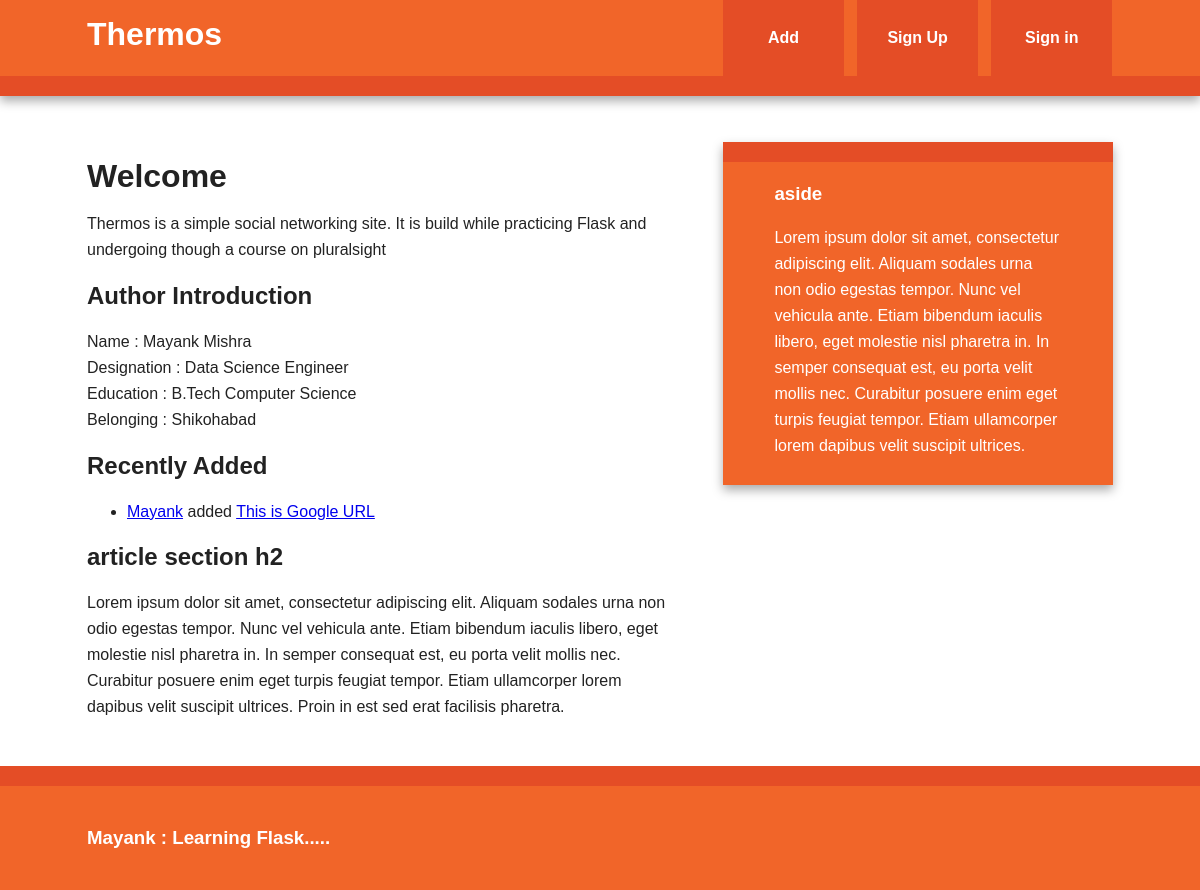
The page /index on the database as committed earlier.
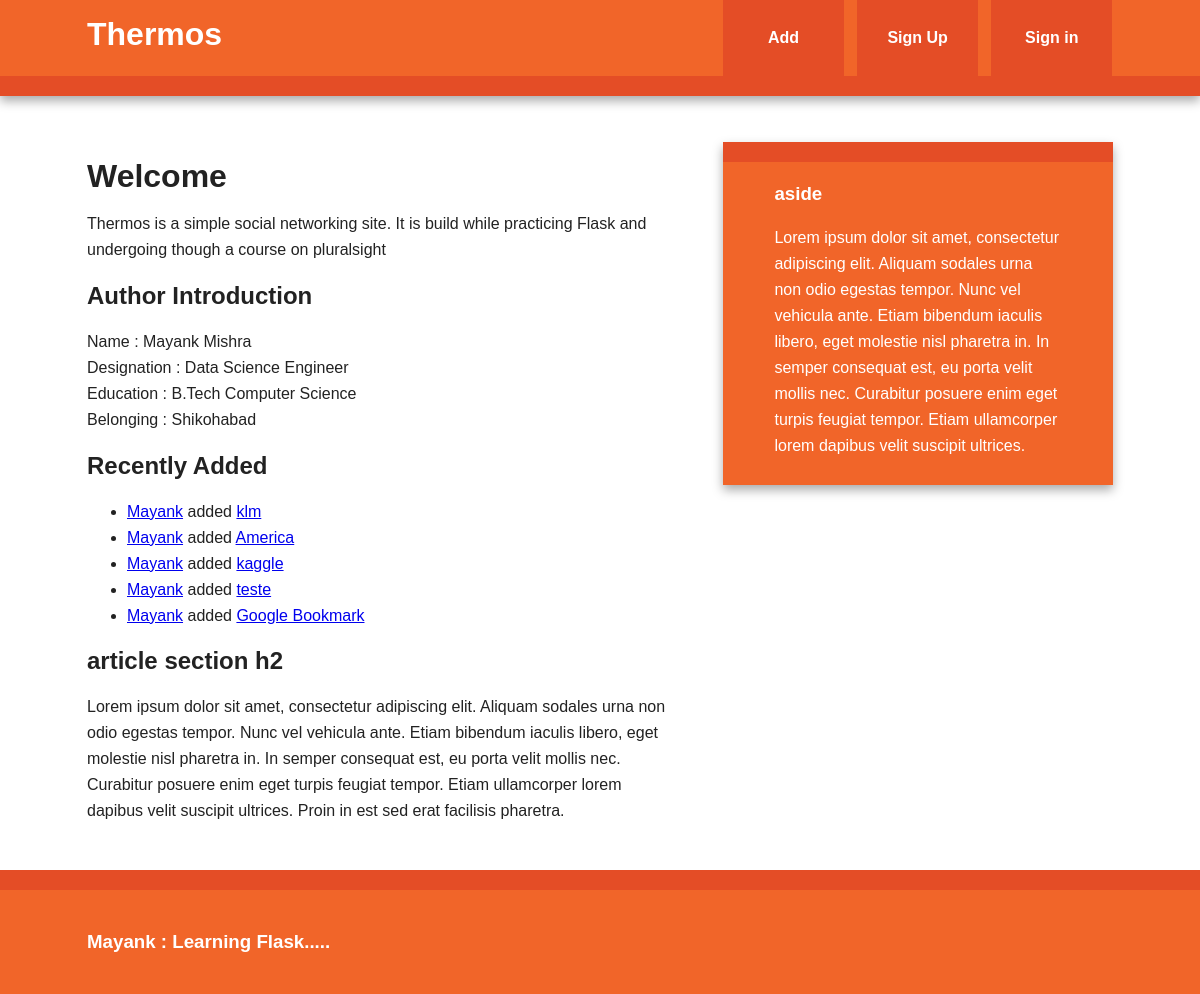
The same page on the database as committed later.
### models.py (models this page shows, shortened)
class User(db.Model):
    id = db.Column(db.Integer, primary_key = True)
    username = db.Column(db.String(80), unique = True)
    email = db.Column(db.String(120), unique = True)
    bookmarks = db.relationship('Bookmark', backref = 'user', lazy = 'dynamic')

class Bookmark(db.Model):
    id = db.Column(db.Integer, primary_key = True)
    url = db.Column(db.Text, nullable = False)
    date = db.Column(db.DateTime, default = datetime.utcnow)
    description = db.Column(db.String(300))
    user_id = db.Column(db.Integer, db.ForeignKey('user.id'), nullable = False)
    @staticmethod
    def newest(num):
        return Bookmark.query.order_by(desc(Bookmark.date)).limit(num)

### view.py (the view)
@app.route('/')
@app.route('/index')
def index():
    return render_template('index.html', title = "Author Introduction", \
    user = Author('Mayank', 'Mishra', 'Data Science Engineer', 'B.Tech Computer Science', 'Shikohabad'), \
    new_bookmarks = Bookmark.newest(5))

### author.py (called while the page is built)
    def Firstname(self):
        return "{} ".format(self.firstname)

    def Lastname(self):
        return "{}".format(self.lastname)

    def Occupation(self):
        return "{}".format(self.occupation)

    def Education(self):
            return "{} ".format(self.education)

    def Belonging(self):
        return "{} ".format(self.belonging)

### templates/index.html (shortened to what this page needs)
{% extends "base.html" %}
{% block content %}
    <article>
        <header>
              <h1>Welcome</h1>
              <p>Thermos is a simple social networking site. It is build while practicing Flask and undergoing though a course on pluralsight </p>
        </header>
        <section>
              <h2>{{ title }}</h2>
              <p>Name : {{ user.Firstname()}} {{user.Lastname()}} <br/>
                 Designation : {{user.Occupation()}} <br/>
                 Education : {{user.Education()}} <br/>
                 Belonging : {{user.Belonging()}}
              </p>
        </section>
        <section>
              <h2>Recently Added</h2>
              {% if new_bookmarks %}
                  <ul>
                      {% for bm in new_bookmarks %}
                          <li>
                            <a href = "{{ url_for('user', username = bm.user.username) }}">{{ bm.user.username }}</a> added <a href="{{ bm.url }}"> {{ bm.description }}</a>
                          </li>
                      {% endfor %}
                  </ul>
              {% else %}
                    No bookmarks yet.
              {% endif %}
        </section>
        <section>
              <h2>article section h2</h2>
              <p>Lorem ipsum dolor sit amet, consectetur adipiscing elit. Aliquam sodales urna non odio egestas tempor. Nunc vel vehicula ante. Etiam bibendum iaculis libero, eget molestie nisl pharetra in. In semper consequat est, eu porta velit mollis nec. Curabitur posuere enim eget turpis feugiat tempor. Etiam ullamcorper lorem dapibus velit suscipit ultrices. Proin in est sed erat facilisis pharetra.</p>
        </section>
    </article>
{% endblock %}

### templates/base.html (shortened to what this page needs)
<!doctype html>
<html class="no-js" lang="">
    <head>
        <link rel="stylesheet" href="{{url_for('static', filename = 'css/normalize.min.css')}}">
        <link rel="stylesheet" href="{{url_for('static', filename = 'css/main.css')}}">
    </head>
    <body>
        <div class="header-container">
            <header class="wrapper clearfix">
                <a href="{{url_for('index')}}"><h1 class="title">Thermos</h1></a>
                <nav>
                    <ul>
                        <li><a href="{{ url_for('add') }}">Add</a></li>
                        <li><a href="#">Sign Up</a></li>
                        <li><a href="#">Sign in</a></li>
                    </ul>
                </nav>
            </header>
        </div>
        <div class="main-container">
            <div class="main wrapper clearfix">
                {% block content %}
                {% endblock %}
                {% block sidebar %}
                    <aside>
                        <h3>aside</h3>
                        <p>Lorem ipsum dolor sit amet, consectetur adipiscing elit. Aliquam sodales urna non odio egestas tempor. Nunc vel vehicula ante. Etiam bibendum iaculis libero, eget molestie nisl pharetra in. In semper consequat est, eu porta velit mollis nec. Curabitur posuere enim eget turpis feugiat tempor. Etiam ullamcorper lorem dapibus velit suscipit ultrices.</p>
                    </aside>
                {% endblock %}
            </div>
        </div>
        <div class="footer-container">
            <footer class="wrapper">
                <h3>Mayank : Learning Flask.....</h3>
            </footer>
        </div>
    </body>
</html>

### static/css/main.css (style rules this page uses)
html { color: #222; font-size: 1em; line-height: 1.4; }
body { font: 16px/26px Helvetica, Helvetica Neue, Arial; }
.wrapper { width: 90%; margin: 0 5%; }
.header-container { border-bottom: 20px solid #e44d26; }
.footer-container, .main aside { border-top: 20px solid #e44d26; }
.header-container, .footer-container, .main aside { background: #f16529; }
.title { color: white; }
nav ul { margin: 0; padding: 0; list-style-type: none; }
nav a { display: block; margin-bottom: 10px; padding: 15px 0; text-align: center; text-decoration: none; font-weight: bold; color: white; background: #e44d26; }
.main { padding: 30px 0; }
.main article h1 { font-size: 2em; }
.main aside { color: white; padding: 0px 5% 10px; }
.footer-container footer { color: white; padding: 20px 0; }
@media only screen and (min-width: 480px) { nav a { float: left; width: 27%; margin: 0 1.7%; padding: 25px 2%; margin-bottom: 0; } }
@media only screen and (min-width: 480px) { nav li:first-child a { margin-left: 0; } }
@media only screen and (min-width: 480px) { nav li:last-child a { margin-right: 0; } }
@media only screen and (min-width: 480px) { nav ul li { display: inline; } }
@media only screen and (min-width: 768px) { .header-container, .main aside { -webkit-box-shadow: 0 5px 10px #aaa; -moz-box-shadow: 0 5px 10px #aaa; box-shadow: 0 5px 10px #aaa; } }
@media only screen and (min-width: 768px) { .title { float: left; } }
@media only screen and (min-width: 768px) { nav { float: right; width: 38%; } }
@media only screen and (min-width: 768px) { .main article { float: left; width: 57%; } }
@media only screen and (min-width: 768px) { .main aside { float: right; width: 28%; } }
@media only screen and (min-width: 1140px) { .wrapper { width: 1026px; margin: 0 auto; } }
.clearfix:before, .clearfix:after { content: " "; display: table; }
.clearfix:after { clear: both; }
.clearfix { *zoom: 1; }

Rows that differ between the two databases and show on the page:
no longer on this page (row edited): Bookmark: user.username "Mayank", description "This is Google URL"
added Bookmark: user.username "Mayank", description "klm"
added Bookmark: user.username "Mayank", description "America"
added Bookmark: user.username "Mayank", description "kaggle"
added Bookmark: user.username "Mayank", description "teste"
added Bookmark: user.username "Mayank", description "Google Bookmark"
